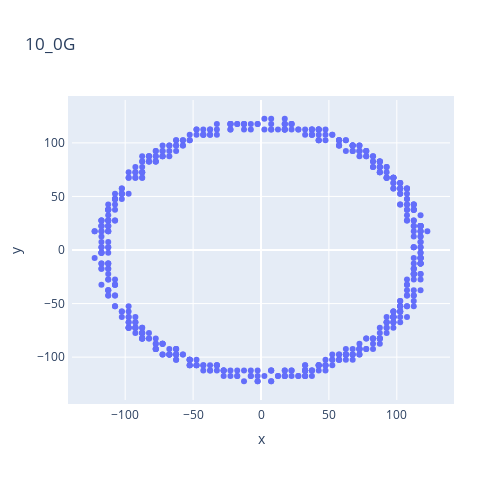
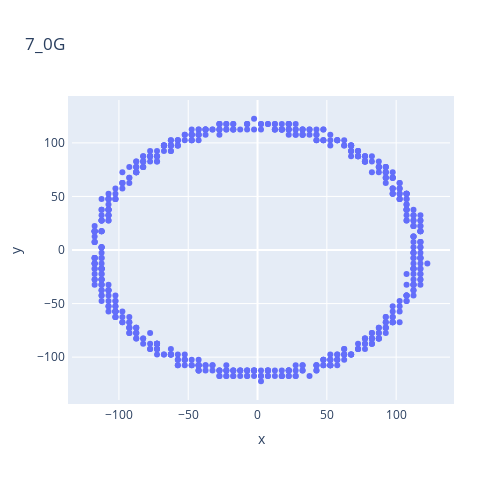
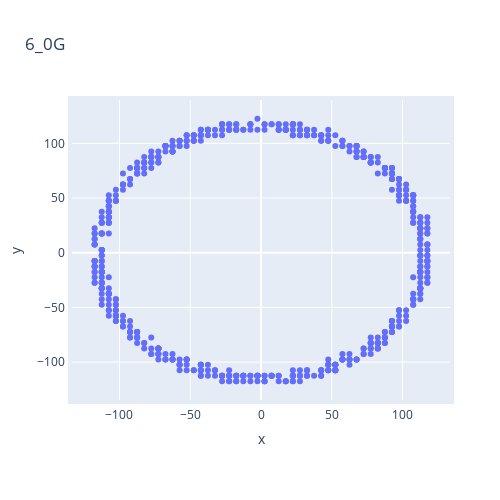
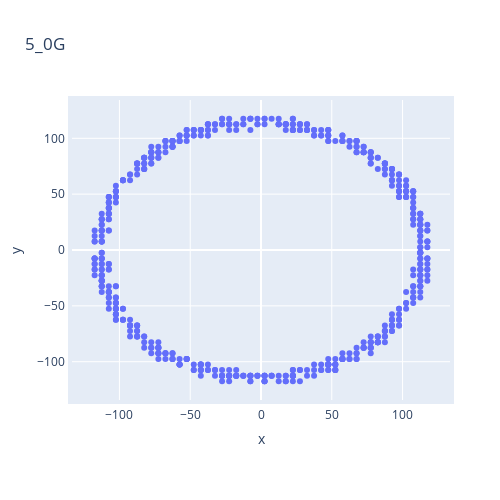

Source (notebook cell) for these figures, in order:
### Markdown cell above
## Kaon - n=1.1

### Code cell
energies_kaon = []

#Read all kaon datasets
for root, dir, files in os.walk('../data/n1.1kaon-'):
    for file in files:
        if file.endswith('.csv'):
            energies_kaon.append(file.replace('.csv', '').replace('_', '.').replace('G', ''))
energies_kaon = np.array(energies_kaon, dtype=float)

kaon_data = []

for root, dir, files in os.walk('../data/n1.1kaon-'):
    for file in files:
        if file.endswith('.csv'):
            data = read_data(os.path.join(root, file))
            kaon_data.append(data)


plot_kaon_dir = '../media/plots/1.1_kaon-/pos/'
plot_pos(kaon_data, plot_kaon_dir, energies_kaon)

#Circle fit for kaon data
radii_kaon = []
xc_kaon=[]
yc_kaon=[]
momenta_kaon = []


#quantities calculated for kaon
#Mass in GeV
for e in range(len(energies_kaon)):
    p = momentum(energies_kaon[e], 0.493677)
    # print(energies_kaon[e])
    # print(p)
    momenta_kaon.append(p)
momenta_kaon = np.array(momenta_kaon)
for array in kaon_data:
    radii_kaon.append(fit_circle(array)[2])
    xc_kaon.append(fit_circle(array)[0])
    yc_kaon.append(fit_circle(array)[1])
radii_kaon = np.array(radii_kaon)
xc_kaon = np.array(xc_kaon)
yc_kaon = np.array(yc_kaon)
# print("momenta array", momenta_kaon.shape, "energies", energies_kaon.shape, "radios ",radii_kaon.shape)
# distancia 0.24 m
d = 240 # mm
kaon_cherenkov_angle = []
for i, array in enumerate(kaon_data):
    theta = np.arctan(radii_kaon[i]/d)
    theta = np.degrees(theta)
    kaon_cherenkov_angle.append(theta)
kaon_cherenkov_ang = np.array(kaon_cherenkov_angle)
kaon_physdata = np.column_stack((energies_kaon, radii_kaon, momenta_kaon,kaon_cherenkov_ang))
print(kaon_physdata.shape)
kaon_directory = '../data/exported_data/1.1_kaon-/'
if not os.path.exists(kaon_directory):
    os.makedirs(kaon_directory)
np.savetxt(kaon_directory + 'kaon_physdata.dat', kaon_physdata, delimiter=',')

plot_circle(xc_kaon, yc_kaon, radii_kaon, kaon_data, energies_kaon)

plot_momenta_cherenkov_angle(kaon_physdata)

beta_kaon = get_beta(energies_kaon, momenta_kaon)
cos_beta_kaon = np.cos(beta_kaon)
beta_1_kaon = 1/beta_kaon

plot_cos_beta(cos_beta_kaon, beta_1_kaon)
reg_kaon = get_slope(cos_beta_kaon, beta_1_kaon)
print("slope", reg_kaon.coef_[0][0])

### Figure 1 — Plotly figure (JSON) as saved in the notebook; plotly's stock layout.template omitted (floating-point values rounded to 4 significant figures; data arrays with more than 128 entries replaced by an {"elided": "..."} marker saying what was removed)
{"data": [{"mode": "markers", "type": "scatter", "x": {"elided": "592 float values"}, "y": {"elided": "592 float values"}}], "layout": {"height": 500, "margin": {"b": 100, "l": 50, "pad": 4, "r": 50, "t": 100}, "title": {"text": "10_0G"}, "width": 500, "xaxis": {"scaleratio": 1, "showgrid": true, "showline": true, "showticklabels": true, "title": {"text": "x"}, "zeroline": true}, "yaxis": {"scaleratio": 1, "showgrid": true, "showline": true, "showticklabels": true, "title": {"text": "y"}, "zeroline": true}}}

### Figure 2 — Plotly figure (JSON) as saved in the notebook; plotly's stock layout.template omitted (floating-point values rounded to 4 significant figures; data arrays with more than 128 entries replaced by an {"elided": "..."} marker saying what was removed)
{"data": [{"mode": "markers", "type": "scatter", "x": {"elided": "637 float values"}, "y": {"elided": "637 float values"}}], "layout": {"height": 500, "margin": {"b": 100, "l": 50, "pad": 4, "r": 50, "t": 100}, "title": {"text": "7_0G"}, "width": 500, "xaxis": {"scaleratio": 1, "showgrid": true, "showline": true, "showticklabels": true, "title": {"text": "x"}, "zeroline": true}, "yaxis": {"scaleratio": 1, "showgrid": true, "showline": true, "showticklabels": true, "title": {"text": "y"}, "zeroline": true}}}

### Figure 3 — Plotly figure (JSON) as saved in the notebook; plotly's stock layout.template omitted (floating-point values rounded to 4 significant figures; data arrays with more than 128 entries replaced by an {"elided": "..."} marker saying what was removed)
{"data": [{"mode": "markers", "type": "scatter", "x": {"elided": "633 float values"}, "y": {"elided": "633 float values"}}], "layout": {"height": 500, "margin": {"b": 100, "l": 50, "pad": 4, "r": 50, "t": 100}, "title": {"text": "6_0G"}, "width": 500, "xaxis": {"scaleratio": 1, "showgrid": true, "showline": true, "showticklabels": true, "title": {"text": "x"}, "zeroline": true}, "yaxis": {"scaleratio": 1, "showgrid": true, "showline": true, "showticklabels": true, "title": {"text": "y"}, "zeroline": true}}}

### Figure 4 — Plotly figure (JSON) as saved in the notebook; plotly's stock layout.template omitted (floating-point values rounded to 4 significant figures; data arrays with more than 128 entries replaced by an {"elided": "..."} marker saying what was removed)
{"data": [{"mode": "markers", "type": "scatter", "x": {"elided": "623 float values"}, "y": {"elided": "623 float values"}}], "layout": {"height": 500, "margin": {"b": 100, "l": 50, "pad": 4, "r": 50, "t": 100}, "title": {"text": "5_0G"}, "width": 500, "xaxis": {"scaleratio": 1, "showgrid": true, "showline": true, "showticklabels": true, "title": {"text": "x"}, "zeroline": true}, "yaxis": {"scaleratio": 1, "showgrid": true, "showline": true, "showticklabels": true, "title": {"text": "y"}, "zeroline": true}}}
